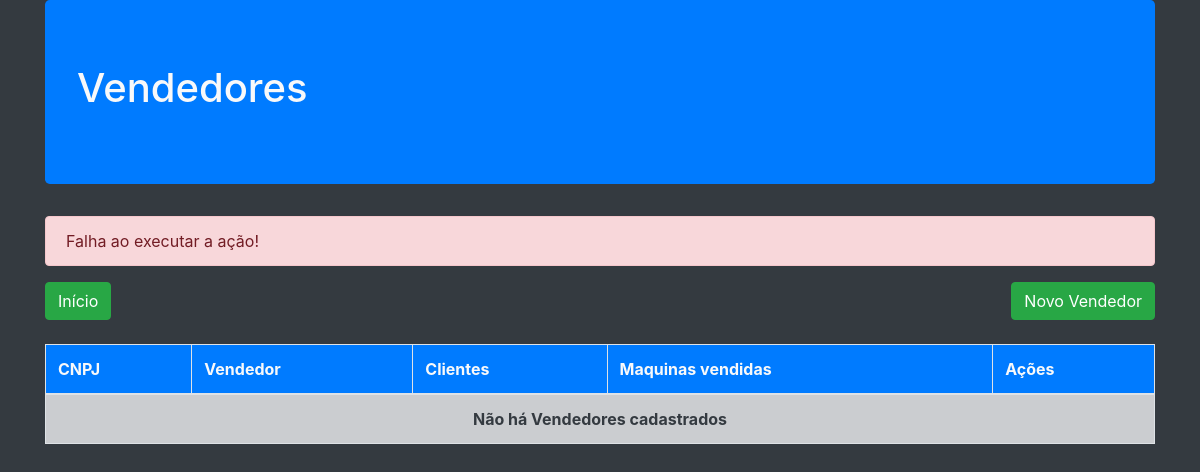
/Vendedor/ListaVendedor.php?status=error, run on an earlier commit of the app's database.
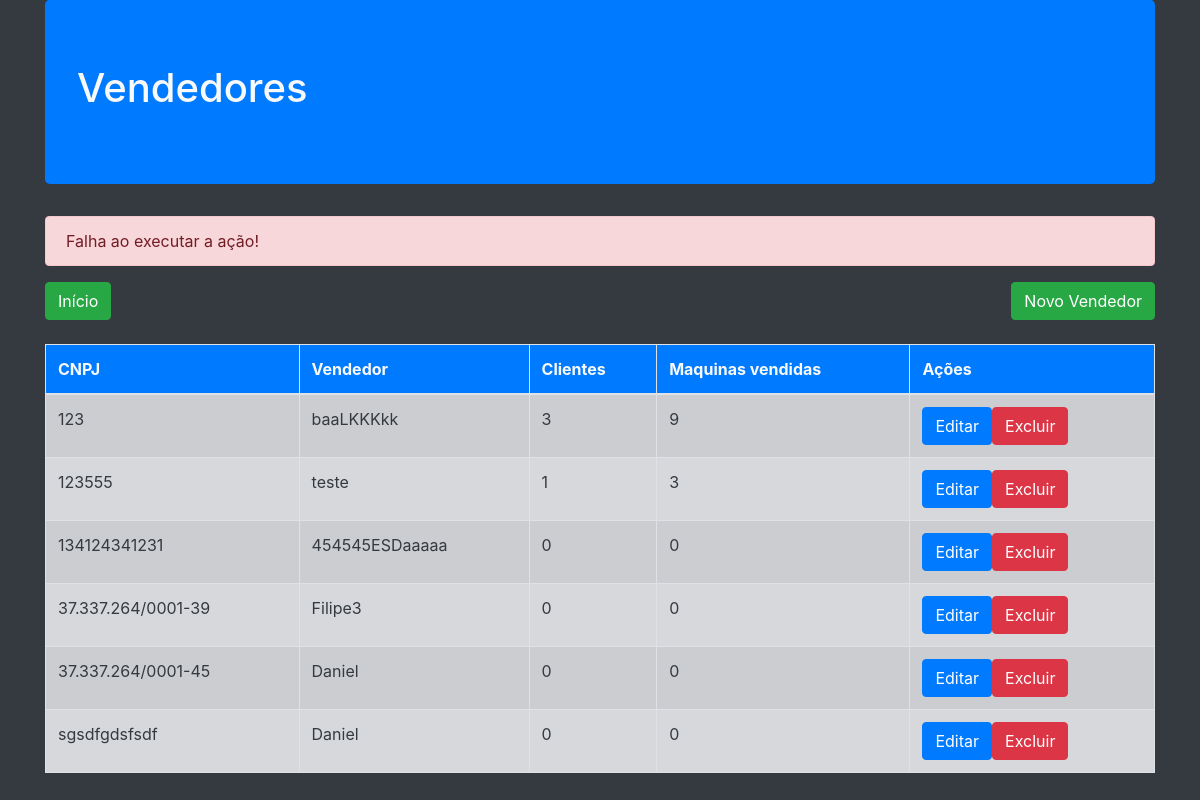
And on a later commit of the database.
### tables this page shows
CREATE TABLE `vendedor` (
  `cnpj_vend` varchar(18) NOT NULL,
  `nome` varchar(100) NOT NULL
);

### Vendedor/App/Db/Conexao.class.php (called while the page is built, shortened)
<?php
class Conexao{
private $table;
private $connection;
public function __construct($table=null)
{
    $this->table= $table;
}
private function Conexao(){
    $username='root';
    $password='';
   try{
        $this->connection= new PDO ('mysql:host=localhost;dbname=cadastro_maquinas',$username, $password);
        $this->connection->setAttribute(PDO::ATTR_ERRMODE,PDO::ERRMODE_EXCEPTION);
    }catch(PDOException $e){
        die('ERROR:'.$e->getMessage());
}
}
public function execute($query,$params=[]){
    try{
        $statement = $this->connection->prepare($query);
        $statement->execute($params);
        return $statement;
    }catch(PDOException $e){
        die('ERROR:'.$e->getMessage());
    }
}
public function select($where=null,$order=null,$limit=null,$fields='*'){
    $where= strlen($where)?'WHERE '.$where:'';
    $order= strlen($order)?'ORDER BY '.$order:'';
    $limit= strlen($limit)?'LIMIT '.$limit:'';
    $query='SELECT '.$fields.' FROM '.$this->table.' '.$where.' '.$order.' '.$limit;
    return $this->execute($query);
}
}
?>

### Vendedor/App/Entity/Vendedor.class.php (called while the page is built, shortened)
<?php
require_once ('../Vendedor/App/Db/Conexao.class.php');
class Vendedor{
public static function getVendedores($where=null,$order=null,$limit=null,$fields='*'){
return (new Conexao('vendedor'))->select($where,$order,$limit,$fields)
                                ->fetchAll(PDO::FETCH_CLASS,self::class);
}
}
?>

### Vendedor/App/Entity/Cliente.class.php (called while the page is built, shortened)
<?php
require_once ('../Vendedor/App/Db/Conexao.class.php');
class Cliente{
public static function getClientes($where=null,$order=null,$limit=null,$fields='*'){
return (new Conexao('cliente'))->select($where,$order,$limit,$fields)
                                ->fetchAll(PDO::FETCH_CLASS,self::class);
}
}
?>

### Vendedor/ListaVendedor.php (the view, shortened to what this page needs)
<?php
require ('./App/Entity/Cliente.class.php');
require ('./App/Entity/Vendedor.class.php');
$vendedores = Vendedor:: getVendedores();
$clientes = Cliente:: getClientes();
$imprime='';
$cont_cli=0;
$cont_maq=0;
foreach ($vendedores as $vendedor){
    foreach ($clientes as $cliente){
        if ($cliente->cnpj_vend==$vendedor->cnpj_vend){
            $cont_cli=$cont_cli+1;
            $cont_maq=$cont_maq+$cliente->qtd_maq;
        }
    }
    $imprime.= '<tr>
    <td>'.$vendedor->cnpj_vend.'</td>
    <td>'.$vendedor->nome.'</td>
    <td>'.$cont_cli.'</td>
    <td>'.$cont_maq.'</td>
    <td><a href="EditarVendedor.php?vendedor='.$vendedor->cnpj_vend.'" class="btn btn-primary">Editar</a ><a href="DeletarVendedor.php?vendedor='.$vendedor->cnpj_vend.'"  class="btn btn-danger">Excluir</a></td>
</tr>';
$cont_cli=0;
$cont_maq=0;
}
$msg='';
if(isset($_GET['status'])){
    switch ($_GET['status']){
        case 'error':
            $msg='<div class="alert alert-danger">Falha ao executar a ação!</div>';
            break;
    }
}
require ('./Header.php')
?>
<?=$msg?>
<a class="btn btn-success mb-4 float-left" href="../index.php">Início</a>
<a class="btn btn-success mb-4 float-right" href="./CadastraVendedor.php">Novo Vendedor</a>
<table class="table  table-striped table-bordered table-hover ">
    <thead class="bg-primary">
        <tr>
            <th>CNPJ</th>
            <th>Vendedor</th>
            <th>Clientes</th>
            <th>Maquinas vendidas</th>
            <th>Ações</th>
        </tr>
    </thead>
    <tbody class="table-secondary text-dark">
       <?php if ($imprime=='')
       {$imprime='<tr><td class="font-weight-bold text-center" colspan="5">Não há Vendedores cadastrados</td></tr>';}
       echo $imprime;?>
    </tbody>
</table>
<?php
require ('./Footer.php')
?>

What changed in the data, as far as the page shows it:
added vendedor: cnpj_vend "123", nome "baaLKKKkk", cont_cli "3", cont_maq "9"
added vendedor: cnpj_vend "123555", nome "teste", cont_cli "1", cont_maq "3"
added vendedor: cnpj_vend "134124341231", nome "454545ESDaaaaa", cont_cli "0", cont_maq "0"
added vendedor: cnpj_vend "37.337.264/0001-39", nome "Filipe3", cont_cli "0", cont_maq "0"
added vendedor: cnpj_vend "37.337.264/0001-45", nome "Daniel", cont_cli "0", cont_maq "0"
added vendedor: cnpj_vend "sgsdfgdsfsdf", nome "Daniel", cont_cli "0", cont_maq "0"
Also different on the page:
text no longer shown: "Não há Vendedores cadastrados"
